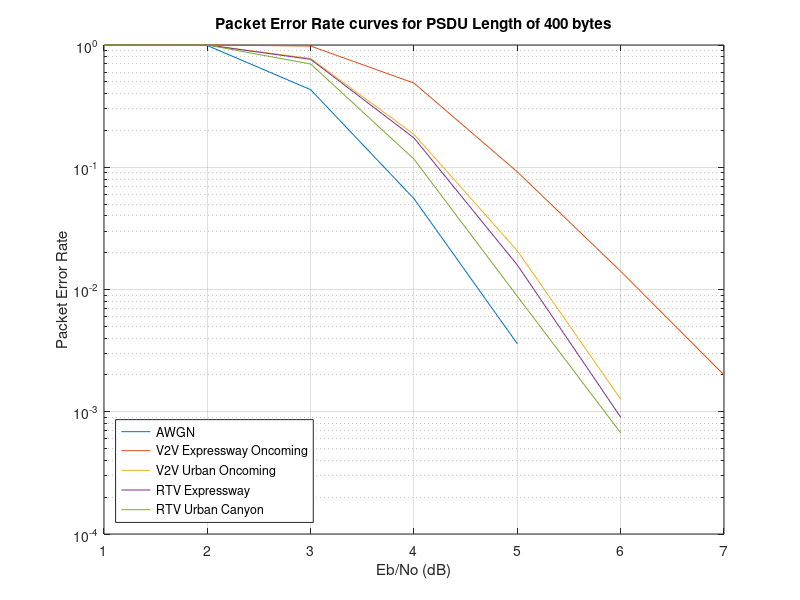
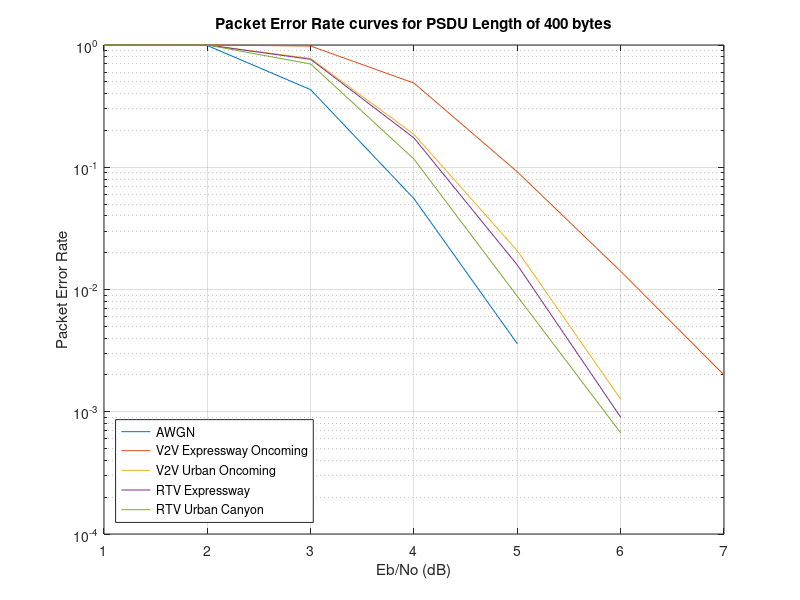

Write MATLAB code to recreate these figures, in order.
clc;
clear;
close all;

%%

figure

%%
load('PER QPSK AWGN pCSI.mat');
semilogy(EbNoVec,PEREst);
hold on
%%
clear
load('PER QPSK V2Vc1 pCSI.mat');
semilogy(EbNoVec,PEREst);
hold on
%%
clear
load('PER QPSK V2Vc2 pCSI.mat');
semilogy(EbNoVec,PEREst);
hold on
%%
clear
load('PER QPSK V2Vc3 pCSI.mat');
semilogy(EbNoVec,PEREst);
hold on
%%
clear
load('PER QPSK V2Vc4 pCSI.mat');
semilogy(EbNoVec,PEREst);
hold on
%%
% Plot the estimated PER
clear
grid on;
legend('AWGN','V2V Expressway Oncoming','V2V Urban Oncoming','RTV Expressway','RTV Urban Canyon','location','southwest');
xlabel('Eb/No (dB)');
ylabel('Packet Error Rate');
title('Packet Error Rate curves for PSDU Length of 400 bytes');

%%

print('-deps','-r600','PERALL.eps')
print('-dsvg','-r600','PERALL1.svg')
